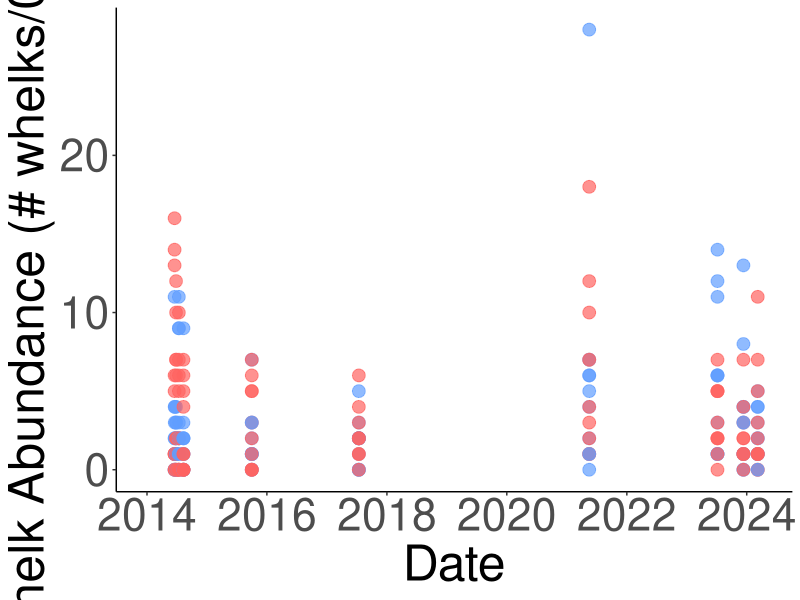
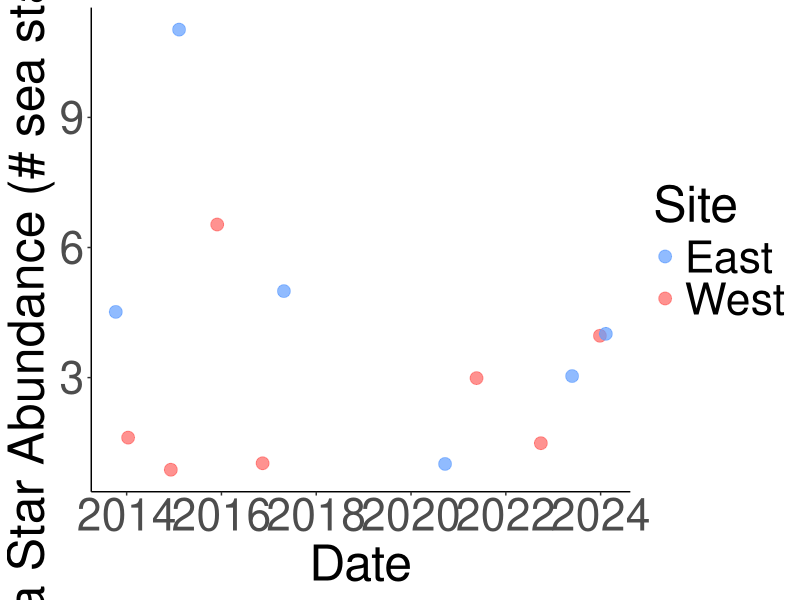
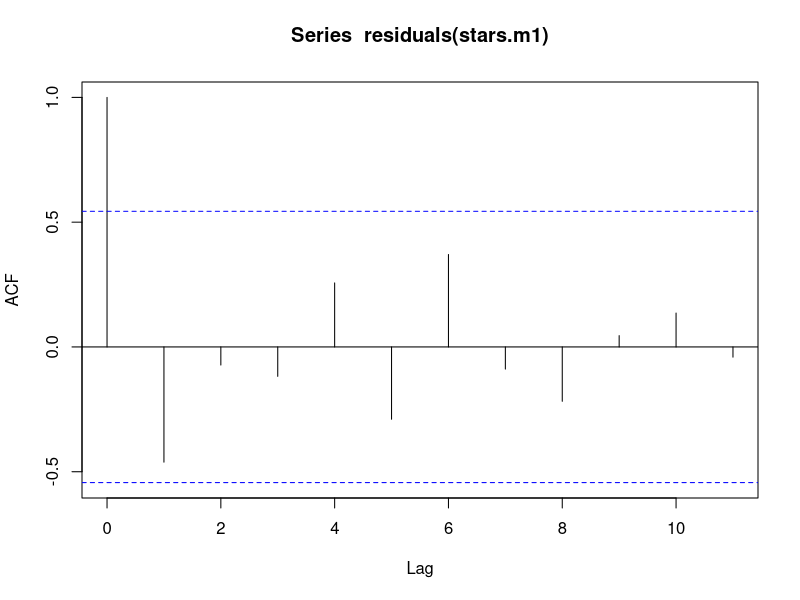
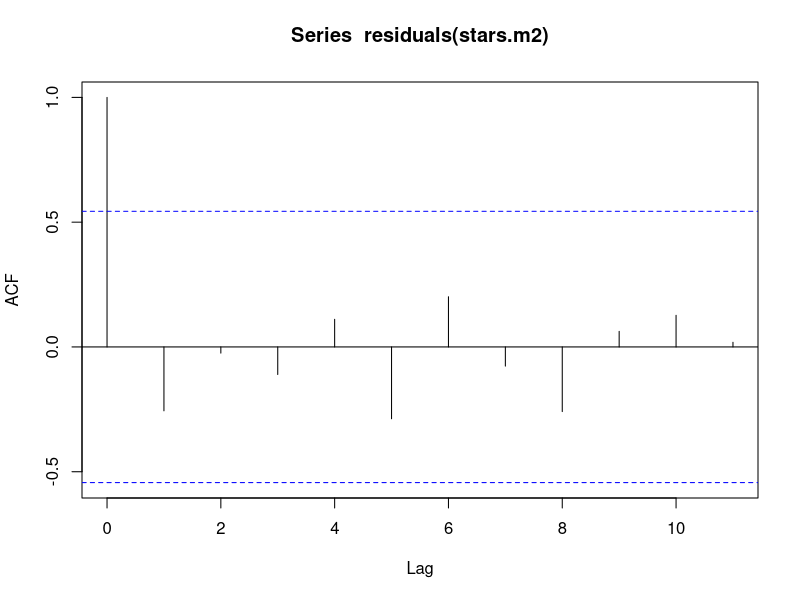

Write the R code that produced these figures, in order. (Note: this script raises an error after producing the figures.)
## ---- chunk 1
library("dplyr")
library("lubridate")
library("ggplot2")
## ---- chunk 2
whelk <- read.csv("Data/whelk_data.csv")
## ---- chunk 3
whelk$Number <- dplyr::recode(whelk$Number, "28 + whelk eggs" = "28")
whelk$Number <- as.numeric(whelk$Number)
## ---- chunk 4
whelk$Date <- dplyr::recode(whelk$Date, "6/18/2014" = "2014-06-18", "6/19/2014" = "2014-06-19", "6/27/2014" = "2014-06-27", "7/15/2014" = "2014-07-14", "7/14/2014" = "2014-07-14", "8/11/2014" = "2014-08-11", "10/1/2015" = "2015-10-01", "7/14/2017" = "2017-07-14", "5/17/2021" = "2021-05-17", "7/7/2023" = "2023-07-07", "12/12/2023" = "2023-12-12", "3/8/2024" = "2024-03-08")
whelk$Date <- as.Date(whelk$Date)
## ---- chunk 5
names(whelk)[3] <- "Plot"
## ---- chunk 6
names(whelk)[4] <- "Num.Whelks"
## ---- chunk 7
B.plots <- c("1B", "2B", "3B", "5B", "6B", "7B", "9B", "10B")
whelks <- whelk %>% filter(!Plot %in% B.plots)
## ---- chunk 8
whelks$Plot <- dplyr::recode(whelks$Plot, "1A" = "1", "2A" = "2", "3A" = "3", "4A" = "4", "5A" = "5", "6A" = "6", "7A" = "7", "8A" = "8", "9A" = "9", "10A" = "10")
## ---- chunk 9
whelks$Date <- as.Date(whelks$Date, "%Y-%m-%d")
whelks$Site <- as.factor(whelks$Site)
whelks$Plot <- as.factor(whelks$Plot)
## ---- chunk 10
whelks$Year <- year(whelks$Date)
## ---- chunk 11
group.colors <- c(West = "#ff6361", East = "#619eff")
## ---- chunk 12
FigS1D <- whelks %>% 
  ggplot(mapping=aes(x = Date, y = Num.Whelks, color = Site)) + 
      labs (x = "Date", y = "Whelk Abundance (# whelks/0.25m2") + 
      theme(panel.background = element_blank(), 
          axis.line = element_line (colour = "black"), 
          axis.text = element_text(size = 32),
                axis.text.x = element_text(angle = 0, hjust = 0.5),
          axis.title = element_text(size = 36),
          legend.position = "none") + 
      geom_point (size=4, alpha = 0.7) + 
      scale_x_date(limits = as.Date(c("2014-01-01", "2024-04-01"))) +
    theme(plot.title = element_text(hjust = 0.5, size=30, face="bold"))+
  scale_color_manual(values=group.colors) +
  scale_fill_manual(values=group.colors) 

FigS1D
#ggsave("figS1D.png", height=3, width=3,scale = 3)

## ---- chunk 13
seastars <- read.csv("Data/seastar_data.csv")
## ---- chunk 14
names(seastars)[3] <- "Num.Seastars"
## ---- chunk 15
FigS1C <- seastars %>% 
  subset(Year>2013) %>%
  ggplot(mapping=aes(x = Year, y = Num.Seastars, color = Site)) + 
  labs (x = "Date", y = "Sea Star Abundance (# sea stars/site)") + 
  theme(panel.background = element_blank(), 
        axis.line = element_line (colour = "black"), 
        axis.text = element_text(size = 32),
              axis.text.x = element_text(angle = 0, hjust = 0.5),
        axis.title = element_text(size = 36),
        legend.text = element_text(size = 32),
        legend.title = element_text(size = 36)) + 
  geom_point (size=4, alpha = 0.7, position="jitter") + 
  theme(plot.title = element_text(hjust = 0.5, size=35, face="bold")) +
  scale_x_continuous(breaks = c(2014, 2016, 2018, 2020, 2022, 2024)) +
  scale_color_manual(values=group.colors) +
  scale_fill_manual(values=group.colors)

FigS1C

#ggsave("figS1C.png", height=3, width=3,scale = 3)

## ---- chunk 16
sd <- seastars %>% filter(Year > 2013)
#write.csv(sd, file = "seastars_avg.csv", row.names = FALSE)  #to be used in the models script
## ---- chunk 17
#with Year * Site interaction
stars.m1 <- lm(Num.Seastars ~ Year * Site, data = sd)
summary(stars.m1)
acf(residuals(stars.m1)) 
## ---- chunk 18
# THIS IS THE MODEL WE CHOSE
# without Year * Site interaction
stars.m2 <- lm(Num.Seastars ~ Year + Site, data = sd)
summary(stars.m2)
acf(residuals(stars.m2)) 
tidy(stars.m2)
## ---- chunk 19
glimpse(sd)
sd <- sd %>% 
  mutate(Site = as.factor(Site))
sd
## ---- chunk 20
## No interaction between date and site
sgam1 <- gam(Num.Seastars ~ Year + Site, data = sd, method = "ML") # won't run with smoothed year
sgam1_summary <- summary(sgam1)
sgam1_summary$p.table
sgam1_summary$s.table
par(mfrow = c(1, 2))
plot(sgam1, all.terms = TRUE)
acf(residuals(sgam1)) 
## ---- chunk 21
## Compare models - "Generally, the smaller the AIC, the “better” is the predictive performance of the model."
# Here we compare the linear model to the GAM

AIC(stars.m2, sgam1) # lower AIC = better performing model --> they're the same
#so sticking with the linear model
## ---- chunk 22
Fig2C <- sd %>% 
  ggplot(aes(Year, Num.Seastars, color = Site, fill = Site)) + 
  geom_smooth(method = "lm", aes(group=NULL), fill = "gray79", color = "gray25") + 
  geom_point(size = 5, alpha = 0.7, pch = 21, color = "black") +
  theme_minimal() + 
  theme(panel.background = element_blank(), 
        axis.line = element_line (colour = "black"), 
        axis.text.x = element_text(angle = 0, hjust = 0.5),
        axis.text = element_text(size = 25),
        axis.title = element_text(size = 25),
        legend.position = "none") +
  labs(x = "Year", y = "Sea Star Abundance") +
  scale_x_continuous(breaks = c(2014, 2016, 2018, 2020, 2022, 2024)) +
  scale_color_manual(values=group.colors) +
  scale_fill_manual(values=group.colors) 

Fig2C

#ggsave("Fig2C.png", height=3, width=3, scale=3)
## ---- chunk 23
lt_stars <- seastars %>% group_by(Year,Site) %>% summarize(Num.Seastars = mean(Num.Seastars))
## ---- chunk 24
#linear model with year site interaction
lts.m1 <- lm(Num.Seastars ~ Year * Site, data = lt_stars)
summary(lts.m1)
acf(residuals(lts.m1)) 
## ---- chunk 25
# THIS IS THE MODEL WE CHOSE
#linear model without year site interaction
lts.m2 <- lm(Num.Seastars ~ Year + Site, data = lt_stars)
summary(lts.m2)
acf(residuals(lts.m2)) 
## ---- chunk 26
glimpse(lt_stars)
lt_stars <- lt_stars %>% 
  mutate(Site = as.factor(Site))
lt_stars
## ---- chunk 27
## No interaction between date and site
ltsgam1 <- gam(Num.Seastars ~ Year + Site, data = lt_stars, method = "ML") # won't run with smoothed year
ltsgam1_summary <- summary(ltsgam1)
ltsgam1_summary$p.table
ltsgam1_summary$s.table
par(mfrow = c(1, 2))
acf(residuals(ltsgam1)) 
## ---- chunk 28
## Compare models - "Generally, the smaller the AIC, the “better” is the predictive performance of the model."
# Here we compare linear model to GAM

AIC(lts.m2, ltsgam1) # lower AIC = better performing model --> they're the same
#so we're using the linear model
## ---- chunk 29
Fig3 <- lt_stars %>% 
  ggplot(aes(Year, Num.Seastars, color = Site, fill = Site)) + 
  geom_smooth(method = "lm", aes(group=NULL), fill = "gray79", color = "gray25") + 
  geom_point(size = 5, alpha = 0.7, pch = 21, color = "black") +
  theme_minimal() + 
  theme(panel.background = element_rect(color="white"),
        axis.line = element_line (colour = "black"), 
        axis.text.x = element_text(angle = 30, hjust = 0.8),
        axis.text = element_text(size = 25),
        axis.title = element_text(size = 25),
        legend.text = element_text(size = 20),
        legend.title = element_text(size = 25),
        legend.background = element_rect(color=NA)) +
  labs(x = "Year", y = "Sea Star Abundance") +
  scale_color_manual(values=group.colors) +
  scale_fill_manual(values=group.colors) +
  scale_x_discrete(limits = c(1954, 1970, 1985, 1995, 2004, 2014, 2024))

Fig3

#ggsave("Fig3.pdf", height=3, width=4, scale=2.5, bg="white")
## ---- chunk 30
wd <- whelks %>% group_by(Site, Year) %>% summarize(Num.Whelks = mean(Num.Whelks))
#write.csv(wd, file = "whelks_avg.csv", row.names = FALSE)  #to use in models script
## ---- chunk 31
#with Year*Site interaction
whelks.m1 <- lm(Num.Whelks ~ Year * Site, data = wd)
summary(whelks.m1)
acf(residuals(whelks.m1)) 
## ---- chunk 32
#THIS IS THE MODEL WE CHOSE
#without Year*Site interaction
whelks.m2 <- lm(Num.Whelks ~ Year + Site, data = wd)
summary(whelks.m2)
acf(residuals(whelks.m2)) 
tidy(whelks.m2)
## ---- chunk 33
AIC(whelks.m1, whelks.m2) #without the interaction = better
## ---- chunk 34
glimpse(wd)
wd <- wd %>% 
  mutate(Site = as.factor(Site))
wd
## ---- chunk 35
## No interaction between date and site
wgam1 <- gam(Num.Whelks ~ Year + Site, data = wd, method = "ML") # won't run with smoothed year
wgam1_summary <- summary(wgam1)
wgam1_summary$p.table
wgam1_summary$s.table
par(mfrow = c(1, 2))
plot(wgam1, all.terms = TRUE)
acf(residuals(wgam1)) 
## ---- chunk 36
## Compare models - "Generally, the smaller the AIC, the “better” is the predictive performance of the model."
# Here we compare Linear model and GAM

AIC(whelks.m2, wgam1) # lower AIC = better performing model --> equal
#so we're using the linear model
## ---- chunk 37
Fig2D <- wd %>% 
  ggplot(aes(Year, Num.Whelks, color = Site, fill = Site)) + 
  geom_smooth(method = "lm", aes(group=NULL), fill = "gray79", color = "gray25") + 
  geom_point(size = 5, alpha = 0.7, pch = 21, color = "black") +
  theme_minimal() +
  theme(panel.background = element_blank(), 
        axis.line = element_line (colour = "black"), 
        axis.text.x = element_text(angle = 0, hjust = 0.5),
        axis.text = element_text(size = 25),
        axis.title = element_text(size = 25),
        legend.position = "none") + 
  labs(x = "Year", y = "Whelk Abundance") +
  scale_x_continuous(breaks = c(2014, 2016, 2018, 2020, 2022, 2024)) +
  scale_color_manual(values=group.colors) +
  scale_fill_manual(values=group.colors)

Fig2D
#ggsave("Fig2D.png", height=3, width=3, scale=3)

